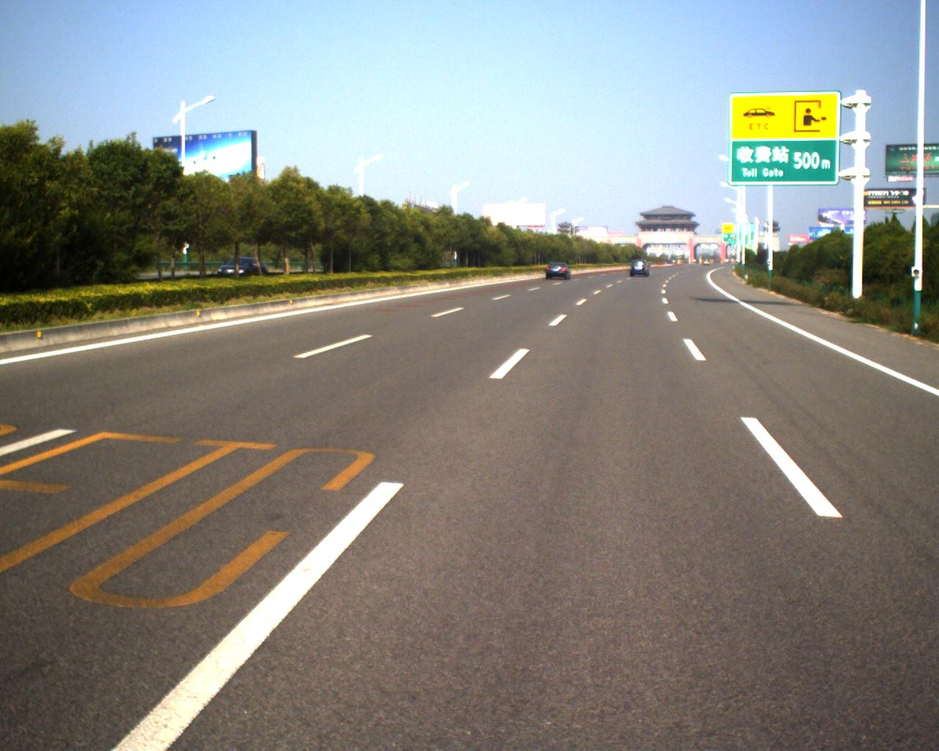
#> input picture image/01.png, 939 x 751 px, shrunk from 1280 x 1024 before the run, given in place of 00.png, which was not available
$ python main.py   (older library calls are emulated)
#> lines starting #> are read from the running program, lines starting #| are printed output that depends on the picture; after the words box and inside, x2 and y2 are one past the last pixel; in counts of white or black regions, pixels touching at a corner belong together; pictures that were not available may be replaced by others from this repository, and a replacement may not be noted
#> further down, img is the input picture: shape (751, 939, 3); mean B, G, R 126.8, 133.9, 134.5
### getRectangleList.py
# -*- coding = utf-8 -*-
# 时间：2019年7月29日20:28:06
# 程序名称：交通标志检测
# 程序作用：使用 OpenCV 来提取交通标志,之后再使用SVM或者深度学习的方法来进行分类。


import cv2
import numpy as np
import time
import matplotlib.pyplot as plt

from water import find_water_objects

from uniteRect import unite2white, unite4blue, unite4yellow
from expand_rect import expand_yellow, expand_blue
from nms import nms


def setColor(img):
    """
    对输入图像进行处理，现在只添加了色域转换，后面还要添加调节图片的饱和度、对比度等信息，方便进行mask 的提取。
    :param img: 原始图片
    :return:  处理后的图片
    """
    kernel_size = 5
    img = cv2.GaussianBlur(img, (kernel_size, kernel_size), 0)
    img_hsv = cv2.cvtColor(img, cv2.COLOR_BGR2HSV)
#> img_hsv: shape (751, 939, 3); mean H, S, V 38.7, 66.2, 148.5
    return img_hsv


def findMaskByColor(img_hsv, color):
    """
    :param img_hsv:  颜色通道转换成 HSV 之后的图片
    :param color: 需要提取的 sign 的颜色
    :return: 满足 颜色要求的 mask
    """
#> called with color = 'red'

    if color == "red":
        # 设置红色标志的阈值
        redLower01 = np.array([0, 43, 46], dtype=np.uint8)  # 部分红
        redUpper01 = np.array([10, 255, 255], dtype=np.uint8)
        redLower02 = np.array([125, 43, 46], dtype=np.uint8)  # 部分红  包含了紫色
        redUpper02 = np.array([180, 255, 255], dtype=np.uint8)
        red_mask01 = cv2.inRange(img_hsv, redLower01, redUpper01)
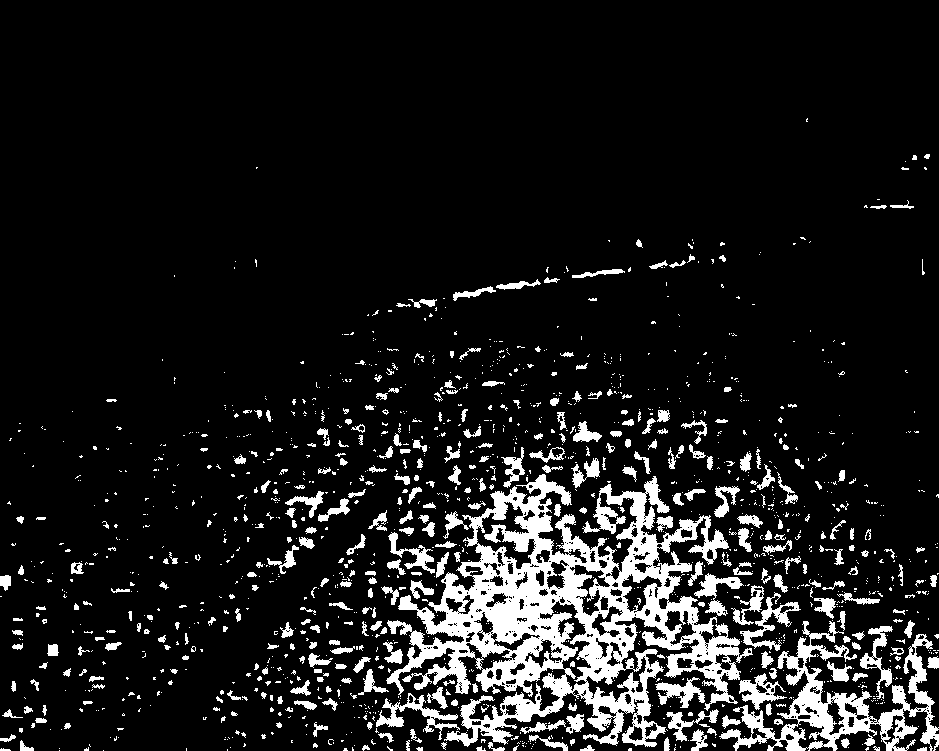
#> red_mask01: shape (751, 939); 10.9% white; 1463 white regions (1107 under 20 px), largest, box (x1, y1, x2, y2) and area: (386, 474, 753, 747) 36904, (719, 621, 939, 751) 7582, (376, 693, 460, 740) 991
        red_mask02 = cv2.inRange(img_hsv, redLower02, redUpper02)
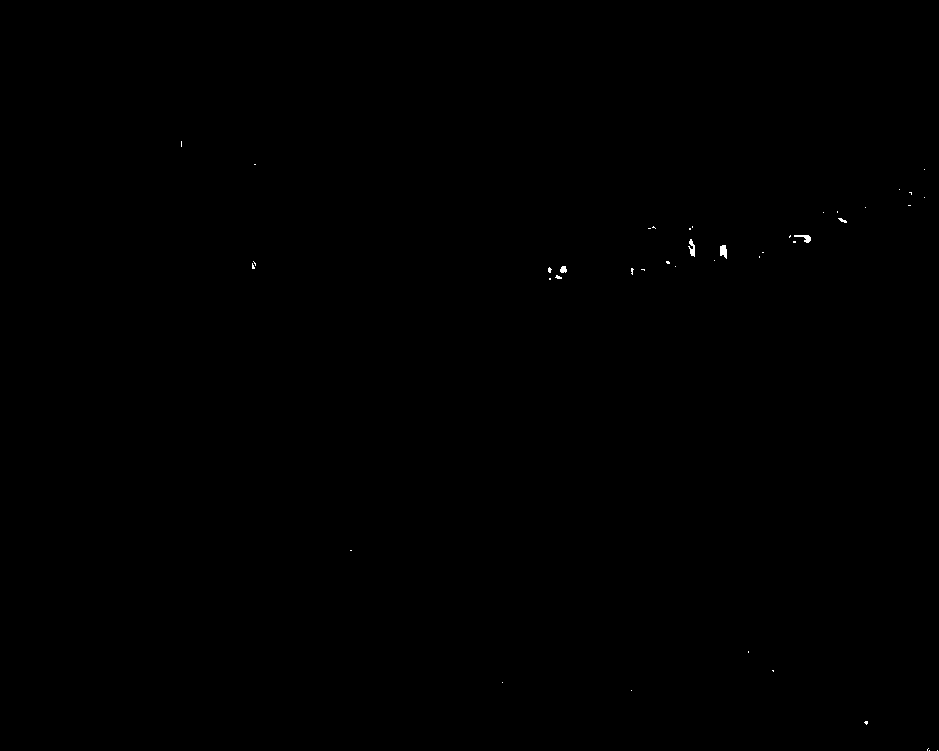
#> red_mask02: shape (751, 939); 0.06% white; 42 white regions (37 under 20 px), largest, box (x1, y1, x2, y2) and area: (720, 245, 727, 259) 75, (688, 239, 695, 257) 69, (794, 235, 811, 243) 65, (560, 266, 567, 273) 39, (838, 218, 847, 223) 23
        mask = red_mask01 + red_mask02
#> mask: shape (751, 939); 11% white; 1474 white regions (1114 under 20 px), largest, box (x1, y1, x2, y2) and area: (386, 474, 753, 747) 36908, (719, 621, 939, 751) 7627, (376, 693, 460, 740) 991

    elif color == "blue":
        # 设置蓝色标志的阈值
        Lower = np.array([100, 100, 46], dtype=np.uint8)  # blue  S 的值设置高一点，提取出的颜色重一点
        Upper = np.array([124, 255, 255], dtype=np.uint8)
        mask = cv2.inRange(img_hsv, Lower, Upper)

    elif color == "white":
        Lower = np.array([0, 0, 150], dtype=np.uint8)
        Upper = np.array([180, 43, 255], dtype=np.uint8)
        mask = cv2.inRange(img_hsv, Lower, Upper)
    elif color == "orange":
        Lower = np.array([11, 43, 221], dtype=np.uint8)
        Upper = np.array([25, 255, 255], dtype=np.uint8)
        mask = cv2.inRange(img_hsv, Lower, Upper)
    elif color == "yellow":  # 黄色的图片会 偏橙色
        Lower = np.array([11, 100, 46], dtype=np.uint8)
        Upper = np.array([34, 255, 255], dtype=np.uint8)
        mask = cv2.inRange(img_hsv, Lower, Upper)
    elif color == "black":
        Lower = np.array([0, 0, 0], dtype=np.uint8)
        Upper = np.array([180, 255, 60], dtype=np.uint8)
        mask = cv2.inRange(img_hsv, Lower, Upper)


    else:
        mask = None
    return mask


def findContours(img, color, mask):
    """
    :param img: 原始的BGR 图片
    :param mask: 符合当前颜色要求的sign 的 mask
    :return: contours 轮廓
    """
#> called with color = 'red'
    # 对感兴趣的图形区域求取 凸图形（分水岭的对象是）
    BinColor = cv2.bitwise_and(img, img, mask=mask)  # 原来的彩色图和 mask 与运算得到的彩图（大部分区域时黑色的）。
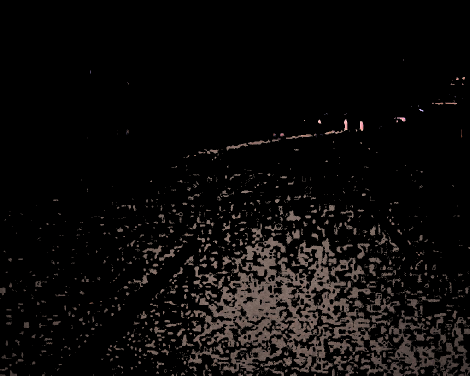
#> BinColor: shape (751, 939, 3) (shown at 1/2 size); mean B, G, R 10.1, 10.8, 12.6

    # 形态学操作 先开后闭。在这里开运算（腐蚀掉白色区域）比闭运算更重要。
    kernel = np.ones((3, 3), np.uint8)
    BinColor = cv2.morphologyEx(BinColor, cv2.MORPH_CLOSE, kernel)  # 闭运算
    if color != "white":
        kernel = np.ones((3, 3), np.uint8)
        BinColor = cv2.morphologyEx(BinColor, cv2.MORPH_OPEN, kernel)  # 开运算
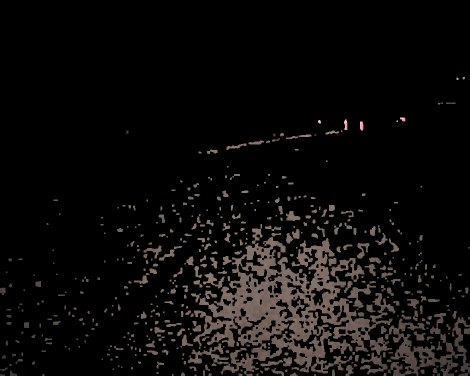
#> BinColor: shape (751, 939, 3) (shown at 1/2 size); mean B, G, R 10.1, 10.8, 12.7
    if color == "white":
        kernel = np.eye(3, dtype=np.uint8)
        BinColor = cv2.morphologyEx(BinColor, cv2.MORPH_CLOSE, kernel)  # 腐蚀ERODE
    if color == "blue":
        kernel = np.ones((3, 3), np.uint8)
        BinColor = cv2.morphologyEx(BinColor, cv2.MORPH_CLOSE, kernel, iterations=1)  # 闭运算
    if color == "yellow":
        kernel = np.ones((3, 3), np.uint8)
        BinColor = cv2.morphologyEx(BinColor, cv2.MORPH_DILATE, kernel, iterations=2)  # 膨胀

    gray = cv2.cvtColor(BinColor, cv2.COLOR_BGR2GRAY)  # 转成灰色图像
    ret, BinThings = cv2.threshold(gray, 1, 255, cv2.THRESH_BINARY)  # 灰色图像二值化（变黑白图像）
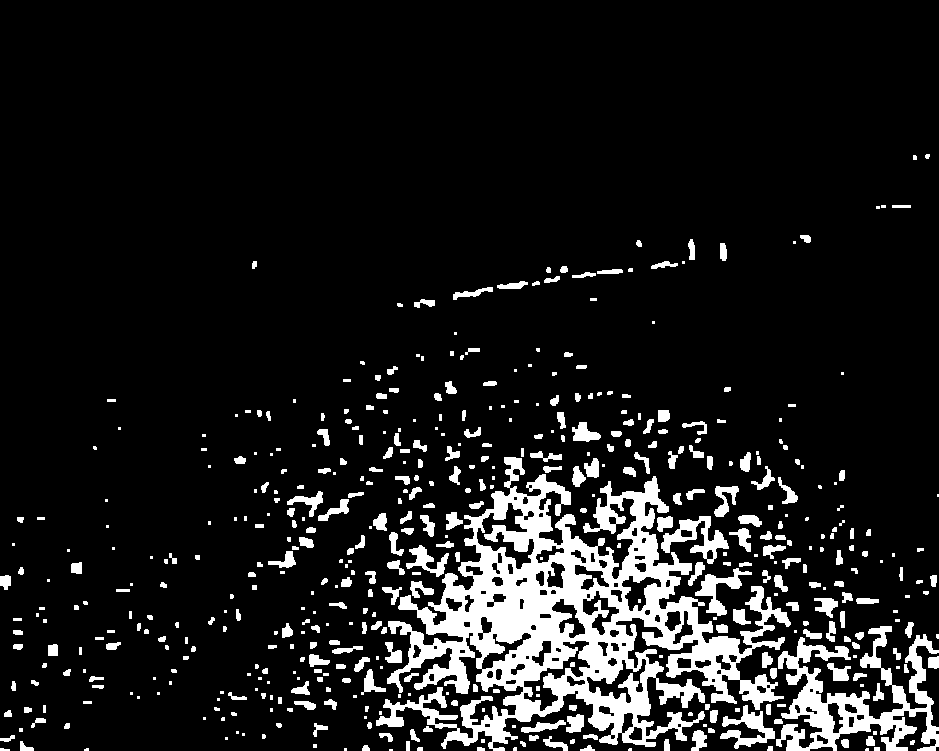
#> BinThings: shape (751, 939); 11.1% white; 502 white regions (174 under 20 px)
    # if color == "red":
    #     cv2.imshow("asdf", BinThings)
    #     cv2.waitKey(0)

    contours, hierarchy = cv2.findContours(BinThings, cv2.RETR_CCOMP, cv2.CHAIN_APPROX_SIMPLE)
#> contours = 599 contours, 282 with area under 20; largest, box (x1, y1, x2, y2) and area: (376, 457, 791, 751) 50493, (776, 626, 939, 751) 7274, (476, 502, 535, 570) 1464, (523, 640, 591, 712) 1353, (661, 516, 729, 564) 1151
    # _, contours, hierarchy = cv2.findContours(BinThings, cv2.RETR_EXTERNAL, cv2.CHAIN_APPROX_SIMPLE)  # 只要外面那一层的轮廓 contours

    return contours


# 根据颜色提取出可能是标志的目标
def getSign(img, color):
    """
    :param img:  原始的输入图片
    :param color:  需要提取的sign 的颜色
    :return: 可能是sign 的区域的坐标列表，[x, y, w, h]
    """
    img_hsv = setColor(img)
    mask = findMaskByColor(img_hsv, color=color)  # find the mask of a color
    contours = findContours(img, color=color, mask=mask)
#> (the rest of the program and of its run is left out)
